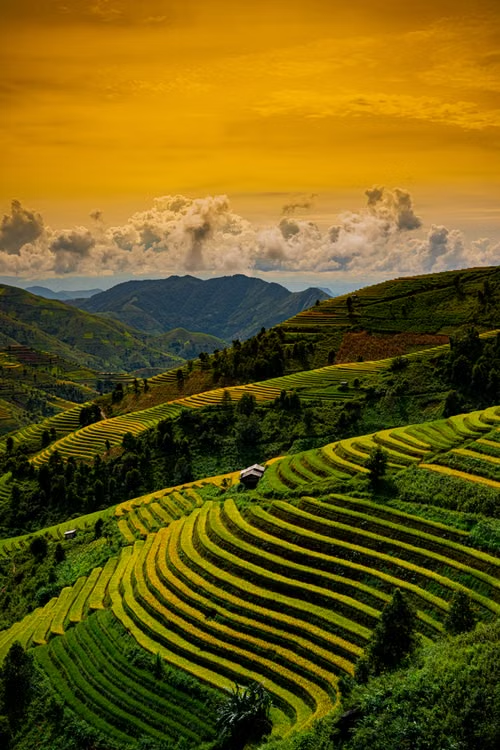
#> input picture nature.jpeg, 500 x 750 px, found by its file name
$ python generate_outputs.py   (older library calls are emulated)
#> lines starting #> are read from the running program, lines starting #| are printed output that depends on the picture; after the words box and inside, x2 and y2 are one past the last pixel; in counts of white or black regions, pixels touching at a corner belong together
import os
import shutil
import cv2
import numpy as np

os.environ['MPLCONFIGDIR'] = r'C:\Users\LENOVO\.gemini\antigravity\brain\b768dafa-3595-483f-97f3-a6502a8b1ef6\scratch'
import matplotlib
matplotlib.use('Agg')
import matplotlib.pyplot as plt

repo_dir = r'C:\Users\LENOVO\.gemini\antigravity\scratch\edge-detection-opencv'
assets_dir = os.path.join(repo_dir, 'assets')
os.makedirs(assets_dir, exist_ok=True)

src_img = r'C:\Users\LENOVO\.gemini\antigravity\brain\b768dafa-3595-483f-97f3-a6502a8b1ef6\.user_uploaded\media_1795587128684_89aa24d1.png'
dest_img = os.path.join(repo_dir, 'nature.jpeg')

shutil.copyfile(src_img, dest_img)
shutil.copyfile(src_img, os.path.join(assets_dir, 'nature.jpeg'))

# Read image
image = cv2.imread(dest_img)
#> image is the input picture: shape (750, 500, 3); mean B, G, R 20.6, 90, 108.9
gray_image = cv2.cvtColor(image, cv2.COLOR_BGR2GRAY)
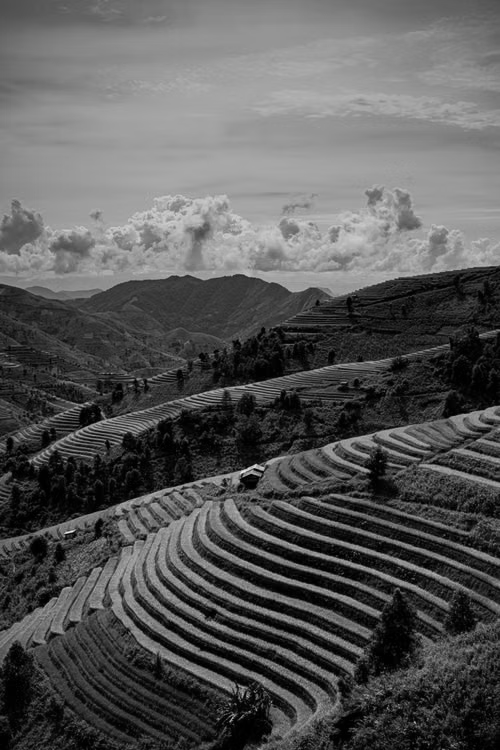
#> gray_image: shape (750, 500); min 0, max 236, mean 87.8

# 1. Original Image
fig, ax = plt.subplots(figsize=(5, 7.5))
ax.imshow(cv2.cvtColor(image, cv2.COLOR_BGR2RGB))
ax.set_title('Original Image')
ax.axis('off')
plt.tight_layout()
plt.savefig(os.path.join(assets_dir, 'output_1_original.png'), bbox_inches='tight', dpi=150)
plt.close()

# 2. Sobel Edge Detector
sobel_x = cv2.Sobel(gray_image, cv2.CV_64F, 1, 0, ksize=5)
sobel_y = cv2.Sobel(gray_image, cv2.CV_64F, 0, 1, ksize=5)
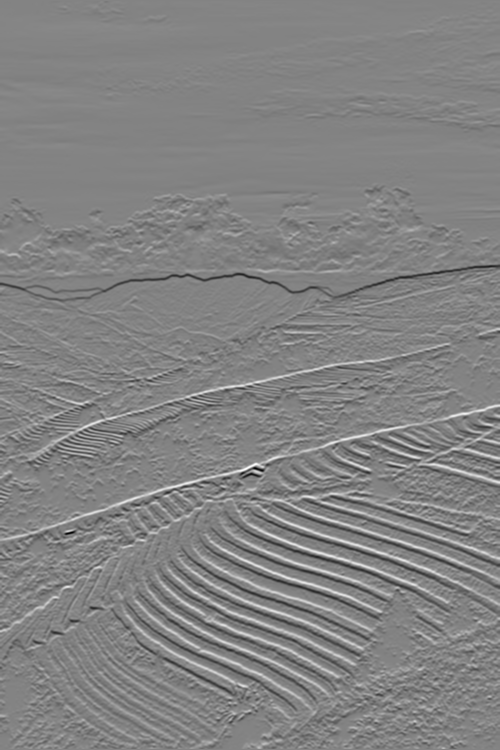
#> sobel_y: shape (750, 500) float64; min -8526, max 8042, mean -13.2; drawn with min black and max white
sobel_combined = cv2.magnitude(sobel_x, sobel_y)
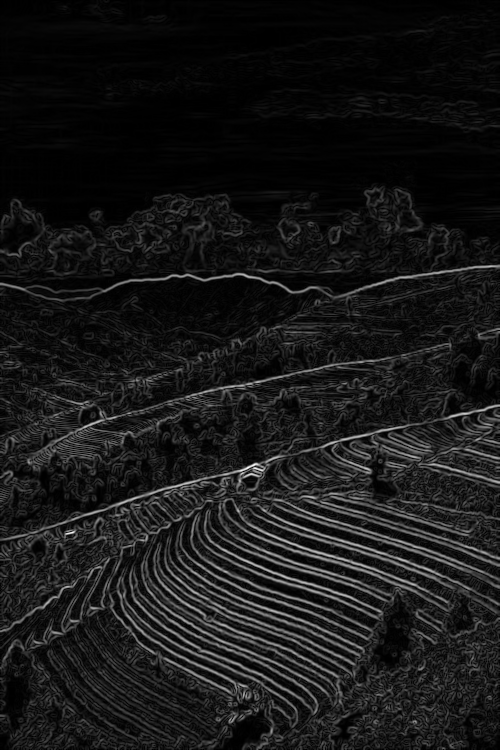
#> sobel_combined: shape (750, 500) float64; min 0, max 9048.7, mean 861.9; drawn with min black and max white

fig, ax = plt.subplots(figsize=(5, 7.5))
ax.imshow(sobel_combined, cmap='gray')
ax.set_title('Sobel Edge Detection')
ax.axis('off')
plt.tight_layout()
plt.savefig(os.path.join(assets_dir, 'output_2_sobel.png'), bbox_inches='tight', dpi=150)
plt.close()

# 3. Prewitt Edge Detector
prewitt_x = np.array([[-1, 0, -1],
                      [ 1, 0, -1],
                      [ 1, 0, -1]])

prewitt_y = np.array([[ 1,  1,  1],
                      [ 0,  0,  0],
                      [-1, -1, -1]])

prewitt_x_edge = cv2.filter2D(gray_image, -1, prewitt_x)
prewitt_y_edge = cv2.filter2D(gray_image, -1, prewitt_y)
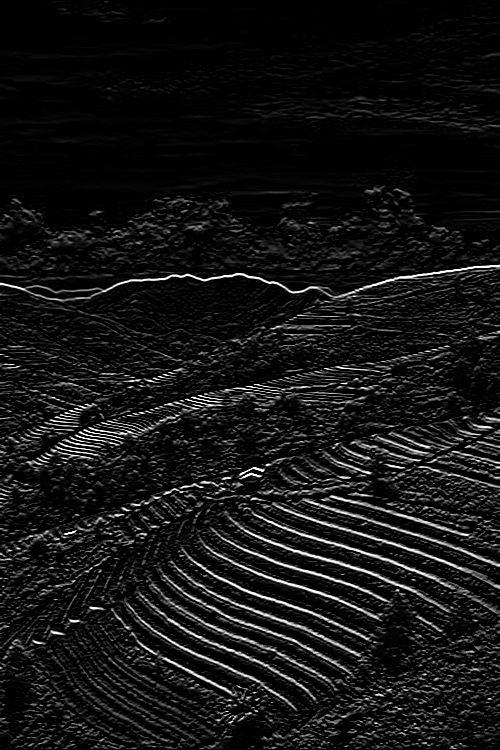
#> prewitt_y_edge: shape (750, 500); min 0, max 255, mean 20.1

prewitt = cv2.magnitude(prewitt_x_edge.astype(np.float32),
                        prewitt_y_edge.astype(np.float32))

fig, ax = plt.subplots(figsize=(5, 7.5))
ax.imshow(prewitt, cmap='gray')
ax.set_title('Prewitt Edge Detection')
ax.axis('off')
plt.tight_layout()
plt.savefig(os.path.join(assets_dir, 'output_3_prewitt.png'), bbox_inches='tight', dpi=150)
plt.close()

# 4. Roberts Edge Detector
roberts_x = np.array([[1, 0],
                      [0, -1]])

roberts_y = np.array([[0, 1],
                      [-1, 0]])

roberts_x_edge = cv2.filter2D(gray_image, -1, roberts_x)
roberts_y_edge = cv2.filter2D(gray_image, -1, roberts_y)
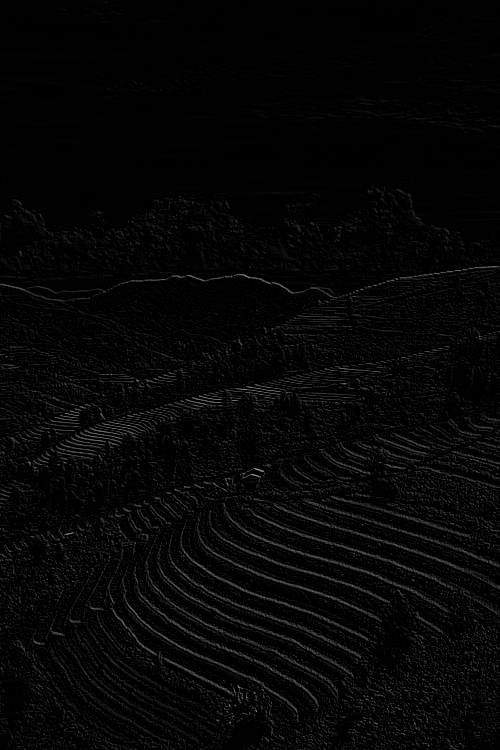
#> roberts_y_edge: shape (750, 500); min 0, max 165, mean 5.8

roberts = cv2.magnitude(
    roberts_x_edge.astype(np.float32),
    roberts_y_edge.astype(np.float32)
)

fig, ax = plt.subplots(figsize=(5, 7.5))
ax.imshow(roberts, cmap='gray')
ax.set_title('Roberts Edge Detection')
ax.axis('off')
plt.tight_layout()
plt.savefig(os.path.join(assets_dir, 'output_4_roberts.png'), bbox_inches='tight', dpi=150)
plt.close()

# 5. Laplacian Edge Detector
Laplacian = cv2.Laplacian(gray_image, cv2.CV_64F)
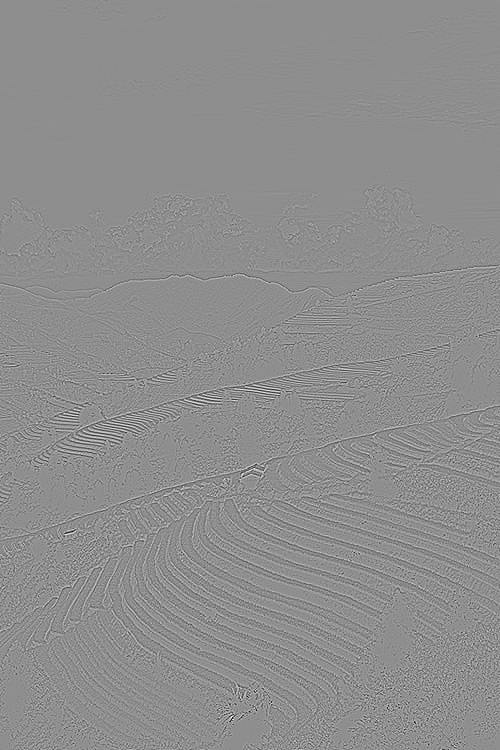
#> Laplacian: shape (750, 500) float64; min -318, max 252, mean 0; drawn with min black and max white

fig, ax = plt.subplots(figsize=(5, 7.5))
ax.imshow(Laplacian, cmap='gray')
ax.set_title('Laplacian Edge Detection')
ax.axis('off')
plt.tight_layout()
plt.savefig(os.path.join(assets_dir, 'output_5_laplacian.png'), bbox_inches='tight', dpi=150)
plt.close()

# 6. Canny Edge Detector
Canny_edges = cv2.Canny(gray_image, 50, 150)
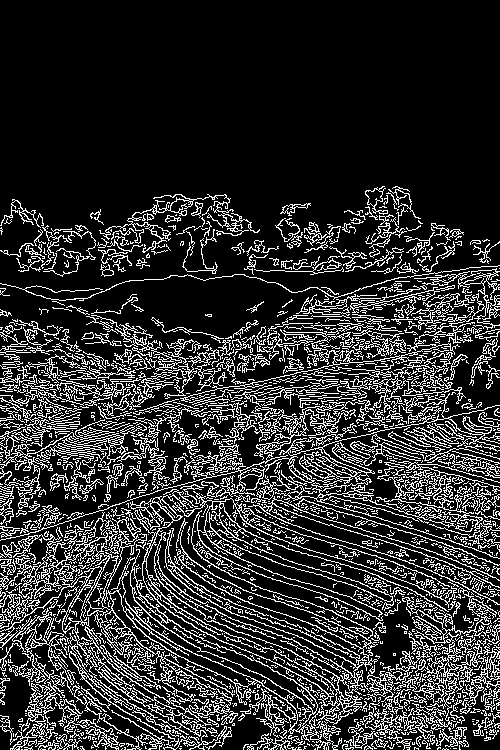
#> Canny_edges: shape (750, 500); 18.9% white in thin lines or dots, all inside (x1, y1, x2, y2) = (0, 186, 500, 750)

fig, ax = plt.subplots(figsize=(5, 7.5))
ax.imshow(Canny_edges, cmap='gray')
ax.set_title('Canny Edge Detection')
ax.axis('off')
plt.tight_layout()
plt.savefig(os.path.join(assets_dir, 'output_6_canny.png'), bbox_inches='tight', dpi=150)
plt.close()

print('All edge detection outputs generated successfully!')
